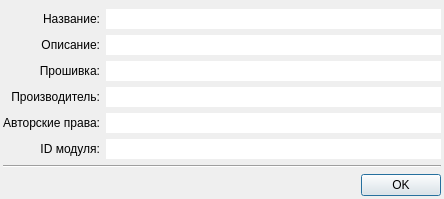
<ui version="4.0" >
 <class>ModuleInfoDialog</class>
 <widget class="QDialog" name="ModuleInfoDialog" >
  <property name="geometry" >
   <rect>
    <x>0</x>
    <y>0</y>
    <width>444</width>
    <height>187</height>
   </rect>
  </property>
  <property name="windowTitle" >
   <string>Dialog</string>
  </property>
  <layout class="QVBoxLayout" >
   <property name="leftMargin" >
    <number>3</number>
   </property>
   <property name="topMargin" >
    <number>9</number>
   </property>
   <property name="rightMargin" >
    <number>3</number>
   </property>
   <property name="bottomMargin" >
    <number>3</number>
   </property>
   <item>
    <layout class="QGridLayout" >
     <item row="0" column="0" >
      <widget class="QLabel" name="label" >
       <property name="text" >
        <string>Название:</string>
       </property>
       <property name="alignment" >
        <set>Qt::AlignRight|Qt::AlignTrailing|Qt::AlignVCenter</set>
       </property>
      </widget>
     </item>
     <item row="0" column="1" >
      <widget class="QLineEdit" name="le_name" >
       <property name="frame" >
        <bool>false</bool>
       </property>
       <property name="readOnly" >
        <bool>true</bool>
       </property>
      </widget>
     </item>
     <item row="1" column="0" >
      <widget class="QLabel" name="label_6" >
       <property name="text" >
        <string>Описание:</string>
       </property>
       <property name="alignment" >
        <set>Qt::AlignRight|Qt::AlignTrailing|Qt::AlignVCenter</set>
       </property>
      </widget>
     </item>
     <item row="1" column="1" >
      <widget class="QLineEdit" name="le_desc" >
       <property name="frame" >
        <bool>false</bool>
       </property>
       <property name="readOnly" >
        <bool>true</bool>
       </property>
      </widget>
     </item>
     <item row="2" column="0" >
      <widget class="QLabel" name="label_4" >
       <property name="text" >
        <string>Прошивка:</string>
       </property>
       <property name="alignment" >
        <set>Qt::AlignRight|Qt::AlignTrailing|Qt::AlignVCenter</set>
       </property>
      </widget>
     </item>
     <item row="2" column="1" >
      <widget class="QLineEdit" name="le_firmware" >
       <property name="frame" >
        <bool>false</bool>
       </property>
       <property name="readOnly" >
        <bool>true</bool>
       </property>
      </widget>
     </item>
     <item row="3" column="0" >
      <widget class="QLabel" name="label_7" >
       <property name="text" >
        <string>Производитель:</string>
       </property>
       <property name="alignment" >
        <set>Qt::AlignRight|Qt::AlignTrailing|Qt::AlignVCenter</set>
       </property>
      </widget>
     </item>
     <item row="3" column="1" >
      <widget class="QLineEdit" name="le_company" >
       <property name="frame" >
        <bool>false</bool>
       </property>
       <property name="readOnly" >
        <bool>true</bool>
       </property>
      </widget>
     </item>
     <item row="4" column="0" >
      <widget class="QLabel" name="label_8" >
       <property name="text" >
        <string>Авторские права:</string>
       </property>
       <property name="alignment" >
        <set>Qt::AlignRight|Qt::AlignTrailing|Qt::AlignVCenter</set>
       </property>
      </widget>
     </item>
     <item row="4" column="1" >
      <widget class="QLineEdit" name="le_copyright" >
       <property name="frame" >
        <bool>false</bool>
       </property>
       <property name="readOnly" >
        <bool>true</bool>
       </property>
      </widget>
     </item>
     <item row="5" column="0" >
      <widget class="QLabel" name="label_2" >
       <property name="text" >
        <string>ID модуля:</string>
       </property>
       <property name="alignment" >
        <set>Qt::AlignRight|Qt::AlignTrailing|Qt::AlignVCenter</set>
       </property>
      </widget>
     </item>
     <item row="5" column="1" >
      <widget class="QLineEdit" name="le_id" >
       <property name="frame" >
        <bool>false</bool>
       </property>
       <property name="readOnly" >
        <bool>true</bool>
       </property>
      </widget>
     </item>
    </layout>
   </item>
   <item>
    <widget class="Line" name="line" >
     <property name="orientation" >
      <enum>Qt::Horizontal</enum>
     </property>
    </widget>
   </item>
   <item>
    <widget class="QDialogButtonBox" name="buttonBox" >
     <property name="orientation" >
      <enum>Qt::Horizontal</enum>
     </property>
     <property name="standardButtons" >
      <set>QDialogButtonBox::Ok</set>
     </property>
    </widget>
   </item>
  </layout>
 </widget>
 <resources/>
 <connections>
  <connection>
   <sender>buttonBox</sender>
   <signal>accepted()</signal>
   <receiver>ModuleInfoDialog</receiver>
   <slot>accept()</slot>
   <hints>
    <hint type="sourcelabel" >
     <x>248</x>
     <y>254</y>
    </hint>
    <hint type="destinationlabel" >
     <x>157</x>
     <y>274</y>
    </hint>
   </hints>
  </connection>
  <connection>
   <sender>buttonBox</sender>
   <signal>rejected()</signal>
   <receiver>ModuleInfoDialog</receiver>
   <slot>reject()</slot>
   <hints>
    <hint type="sourcelabel" >
     <x>316</x>
     <y>260</y>
    </hint>
    <hint type="destinationlabel" >
     <x>286</x>
     <y>274</y>
    </hint>
   </hints>
  </connection>
 </connections>
</ui>
